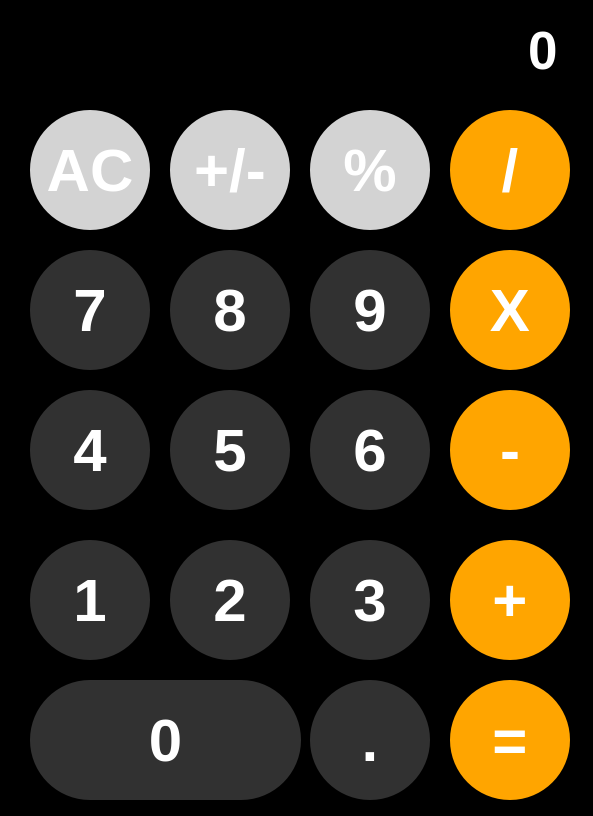
<?xml version="1.0" encoding="UTF-8"?>
<ui version="4.0">
 <class>MainWindow</class>
 <widget class="QMainWindow" name="MainWindow">
  <property name="geometry">
   <rect>
    <x>0</x>
    <y>0</y>
    <width>593</width>
    <height>816</height>
   </rect>
  </property>
  <property name="windowTitle">
   <string>MainWindow</string>
  </property>
  <property name="styleSheet">
   <string notr="true">background-color: rgb(0, 0, 0);</string>
  </property>
  <widget class="QWidget" name="centralwidget">
   <widget class="QPushButton" name="pushButton_7">
    <property name="geometry">
     <rect>
      <x>30</x>
      <y>250</y>
      <width>120</width>
      <height>120</height>
     </rect>
    </property>
    <property name="font">
     <font>
      <pointsize>45</pointsize>
      <bold>true</bold>
     </font>
    </property>
    <property name="styleSheet">
     <string notr="true">QPushButton
{
border: none;
border-radius: 60px;
background-color: rgb(49,49,49);
color: rgb(255,255,255);
min-width: 100px;
min-height: 100px;
max-width: 120px;
max-height: 120px;
padding: 0px;
}</string>
    </property>
    <property name="text">
     <string>7</string>
    </property>
   </widget>
   <widget class="QPushButton" name="pushButton_4">
    <property name="geometry">
     <rect>
      <x>30</x>
      <y>390</y>
      <width>120</width>
      <height>120</height>
     </rect>
    </property>
    <property name="font">
     <font>
      <pointsize>45</pointsize>
      <bold>true</bold>
     </font>
    </property>
    <property name="styleSheet">
     <string notr="true">QPushButton
{
border: none;
border-radius: 60px;
background-color: rgb(49,49,49);
color: rgb(255,255,255);
min-width: 100px;
min-height: 100px;
max-width: 120px;
max-height: 120px;
padding: 0px;
}</string>
    </property>
    <property name="text">
     <string>4</string>
    </property>
   </widget>
   <widget class="QPushButton" name="pushButton_1">
    <property name="geometry">
     <rect>
      <x>30</x>
      <y>540</y>
      <width>120</width>
      <height>120</height>
     </rect>
    </property>
    <property name="font">
     <font>
      <pointsize>45</pointsize>
      <bold>true</bold>
     </font>
    </property>
    <property name="styleSheet">
     <string notr="true">QPushButton
{
border: none;
border-radius: 60px;
background-color: rgb(49,49,49);
color: rgb(255,255,255);
min-width: 100px;
min-height: 100px;
max-width: 120px;
max-height: 120px;
padding: 0px;
}</string>
    </property>
    <property name="text">
     <string>1</string>
    </property>
   </widget>
   <widget class="QPushButton" name="pushButton_2">
    <property name="geometry">
     <rect>
      <x>170</x>
      <y>540</y>
      <width>120</width>
      <height>120</height>
     </rect>
    </property>
    <property name="font">
     <font>
      <pointsize>45</pointsize>
      <bold>true</bold>
     </font>
    </property>
    <property name="styleSheet">
     <string notr="true">QPushButton
{
border: none;
border-radius: 60px;
background-color: rgb(49,49,49);
color: rgb(255,255,255);
min-width: 100px;
min-height: 100px;
max-width: 120px;
max-height: 120px;
padding: 0px;
}</string>
    </property>
    <property name="text">
     <string>2</string>
    </property>
   </widget>
   <widget class="QPushButton" name="pushButton_5">
    <property name="geometry">
     <rect>
      <x>170</x>
      <y>390</y>
      <width>120</width>
      <height>120</height>
     </rect>
    </property>
    <property name="font">
     <font>
      <pointsize>45</pointsize>
      <bold>true</bold>
     </font>
    </property>
    <property name="styleSheet">
     <string notr="true">QPushButton
{
border: none;
border-radius: 60px;
background-color: rgb(49,49,49);
color: rgb(255,255,255);
min-width: 100px;
min-height: 100px;
max-width: 120px;
max-height: 120px;
padding: 0px;
}</string>
    </property>
    <property name="text">
     <string>5</string>
    </property>
   </widget>
   <widget class="QPushButton" name="pushButton_8">
    <property name="geometry">
     <rect>
      <x>170</x>
      <y>250</y>
      <width>120</width>
      <height>120</height>
     </rect>
    </property>
    <property name="font">
     <font>
      <pointsize>45</pointsize>
      <bold>true</bold>
     </font>
    </property>
    <property name="styleSheet">
     <string notr="true">QPushButton
{
border: none;
border-radius: 60px;
background-color: rgb(49,49,49);
color: rgb(255,255,255);
min-width: 100px;
min-height: 100px;
max-width: 120px;
max-height: 120px;
padding: 0px;
}</string>
    </property>
    <property name="text">
     <string>8</string>
    </property>
   </widget>
   <widget class="QPushButton" name="pushButton_3">
    <property name="geometry">
     <rect>
      <x>310</x>
      <y>540</y>
      <width>120</width>
      <height>120</height>
     </rect>
    </property>
    <property name="font">
     <font>
      <pointsize>45</pointsize>
      <bold>true</bold>
     </font>
    </property>
    <property name="styleSheet">
     <string notr="true">QPushButton
{
border: none;
border-radius: 60px;
background-color: rgb(49,49,49);
color: rgb(255,255,255);
min-width: 100px;
min-height: 100px;
max-width: 120px;
max-height: 120px;
padding: 0px;
}</string>
    </property>
    <property name="text">
     <string>3</string>
    </property>
   </widget>
   <widget class="QPushButton" name="pushButton_6">
    <property name="geometry">
     <rect>
      <x>310</x>
      <y>390</y>
      <width>120</width>
      <height>120</height>
     </rect>
    </property>
    <property name="font">
     <font>
      <pointsize>45</pointsize>
      <bold>true</bold>
     </font>
    </property>
    <property name="styleSheet">
     <string notr="true">QPushButton
{
border: none;
border-radius: 60px;
background-color: rgb(49,49,49);
color: rgb(255,255,255);
min-width: 100px;
min-height: 100px;
max-width: 120px;
max-height: 120px;
padding: 0px;
}</string>
    </property>
    <property name="text">
     <string>6</string>
    </property>
   </widget>
   <widget class="QPushButton" name="pushButton_9">
    <property name="geometry">
     <rect>
      <x>310</x>
      <y>250</y>
      <width>120</width>
      <height>120</height>
     </rect>
    </property>
    <property name="font">
     <font>
      <pointsize>45</pointsize>
      <bold>true</bold>
     </font>
    </property>
    <property name="styleSheet">
     <string notr="true">QPushButton
{
border: none;
border-radius: 60px;
background-color: rgb(49,49,49);
color: rgb(255,255,255);
min-width: 100px;
min-height: 100px;
max-width: 120px;
max-height: 120px;
padding: 0px;
}</string>
    </property>
    <property name="text">
     <string>9</string>
    </property>
   </widget>
   <widget class="QPushButton" name="pushButton_multiply">
    <property name="geometry">
     <rect>
      <x>450</x>
      <y>250</y>
      <width>120</width>
      <height>120</height>
     </rect>
    </property>
    <property name="font">
     <font>
      <pointsize>45</pointsize>
      <bold>true</bold>
     </font>
    </property>
    <property name="styleSheet">
     <string notr="true">QPushButton
{
border: none;
border-radius: 60px;
background-color: rgb(255,165,0);
color: rgb(255,255,255);
min-width: 100px;
min-height: 100px;
max-width: 120px;
max-height: 120px;
padding: 0px;
}</string>
    </property>
    <property name="text">
     <string>X</string>
    </property>
   </widget>
   <widget class="QPushButton" name="pushButton_sum">
    <property name="geometry">
     <rect>
      <x>450</x>
      <y>540</y>
      <width>120</width>
      <height>120</height>
     </rect>
    </property>
    <property name="font">
     <font>
      <pointsize>45</pointsize>
      <bold>true</bold>
     </font>
    </property>
    <property name="styleSheet">
     <string notr="true">QPushButton
{
border: none;
border-radius: 60px;
background-color: rgb(255,165,0);
color: rgb(255,255,255);
min-width: 100px;
min-height: 100px;
max-width: 120px;
max-height: 120px;
padding: 0px;
}</string>
    </property>
    <property name="text">
     <string>+</string>
    </property>
   </widget>
   <widget class="QPushButton" name="pushButton_sub">
    <property name="geometry">
     <rect>
      <x>450</x>
      <y>390</y>
      <width>120</width>
      <height>120</height>
     </rect>
    </property>
    <property name="font">
     <font>
      <pointsize>45</pointsize>
      <bold>true</bold>
     </font>
    </property>
    <property name="styleSheet">
     <string notr="true">QPushButton
{
border: none;
border-radius: 60px;
background-color: rgb(255,165,0);
color: rgb(255,255,255);
min-width: 100px;
min-height: 100px;
max-width: 120px;
max-height: 120px;
padding: 0px;
}</string>
    </property>
    <property name="text">
     <string>-</string>
    </property>
   </widget>
   <widget class="QPushButton" name="pushButton_dot">
    <property name="geometry">
     <rect>
      <x>310</x>
      <y>680</y>
      <width>120</width>
      <height>120</height>
     </rect>
    </property>
    <property name="font">
     <font>
      <pointsize>45</pointsize>
      <bold>true</bold>
     </font>
    </property>
    <property name="styleSheet">
     <string notr="true">QPushButton
{
border: none;
border-radius: 60px;
background-color: rgb(49,49,49);
color: rgb(255,255,255);
min-width: 100px;
min-height: 100px;
max-width: 120px;
max-height: 120px;
padding: 0px;
}</string>
    </property>
    <property name="text">
     <string>.</string>
    </property>
   </widget>
   <widget class="QPushButton" name="pushButton_equals">
    <property name="geometry">
     <rect>
      <x>450</x>
      <y>680</y>
      <width>120</width>
      <height>120</height>
     </rect>
    </property>
    <property name="font">
     <font>
      <pointsize>45</pointsize>
      <bold>true</bold>
     </font>
    </property>
    <property name="styleSheet">
     <string notr="true">QPushButton
{
border: none;
border-radius: 60px;
background-color: rgb(255,165,0);
color: rgb(255,255,255);
min-width: 100px;
min-height: 100px;
max-width: 120px;
max-height: 120px;
padding: 0px;
}</string>
    </property>
    <property name="text">
     <string>=</string>
    </property>
   </widget>
   <widget class="QPushButton" name="pushButton_0">
    <property name="geometry">
     <rect>
      <x>30</x>
      <y>680</y>
      <width>271</width>
      <height>120</height>
     </rect>
    </property>
    <property name="font">
     <font>
      <pointsize>45</pointsize>
      <bold>true</bold>
     </font>
    </property>
    <property name="styleSheet">
     <string notr="true">QPushButton
{
border: none;
border-radius: 60px;
background-color: rgb(49,49,49);
color: rgb(255,255,255);
min-width: 100px;
min-height: 100px;
max-width: 600px;
max-height: 120px;
padding: 0px;
}</string>
    </property>
    <property name="text">
     <string>0</string>
    </property>
   </widget>
   <widget class="QPushButton" name="pushButton_percent">
    <property name="geometry">
     <rect>
      <x>310</x>
      <y>110</y>
      <width>120</width>
      <height>120</height>
     </rect>
    </property>
    <property name="font">
     <font>
      <pointsize>45</pointsize>
      <bold>true</bold>
     </font>
    </property>
    <property name="styleSheet">
     <string notr="true">QPushButton
{
border: none;
border-radius: 60px;
background-color: rgb(211,211,211);
color: rgb(255,255,255);
min-width: 100px;
min-height: 100px;
max-width: 120px;
max-height: 120px;
padding: 0px;
}</string>
    </property>
    <property name="text">
     <string>%</string>
    </property>
   </widget>
   <widget class="QPushButton" name="pushButton_moreorless">
    <property name="geometry">
     <rect>
      <x>170</x>
      <y>110</y>
      <width>120</width>
      <height>120</height>
     </rect>
    </property>
    <property name="font">
     <font>
      <pointsize>45</pointsize>
      <bold>true</bold>
     </font>
    </property>
    <property name="styleSheet">
     <string notr="true">QPushButton
{
border: none;
border-radius: 60px;
background-color: rgb(211,211,211);
color: rgb(255,255,255);
min-width: 100px;
min-height: 100px;
max-width: 120px;
max-height: 120px;
padding: 0px;
}</string>
    </property>
    <property name="text">
     <string>+/-</string>
    </property>
   </widget>
   <widget class="QPushButton" name="pushButton_divide">
    <property name="geometry">
     <rect>
      <x>450</x>
      <y>110</y>
      <width>120</width>
      <height>120</height>
     </rect>
    </property>
    <property name="font">
     <font>
      <pointsize>45</pointsize>
      <bold>true</bold>
     </font>
    </property>
    <property name="styleSheet">
     <string notr="true">QPushButton
{
border: none;
border-radius: 60px;
background-color: rgb(255,165,0);
color: rgb(255,255,255);
min-width: 100px;
min-height: 100px;
max-width: 120px;
max-height: 120px;
padding: 0px;
}</string>
    </property>
    <property name="text">
     <string>/</string>
    </property>
   </widget>
   <widget class="QPushButton" name="pushButton_ac">
    <property name="geometry">
     <rect>
      <x>30</x>
      <y>110</y>
      <width>120</width>
      <height>120</height>
     </rect>
    </property>
    <property name="font">
     <font>
      <pointsize>45</pointsize>
      <bold>true</bold>
     </font>
    </property>
    <property name="styleSheet">
     <string notr="true">QPushButton
{
border: none;
border-radius: 60px;
background-color: rgb(211,211,211);
color: rgb(255,255,255);
min-width: 60px;
min-height: 60px;
max-width: 120px;
max-height: 120px;
padding: 0px;
}</string>
    </property>
    <property name="text">
     <string>AC</string>
    </property>
   </widget>
   <widget class="QLineEdit" name="lineEdit">
    <property name="geometry">
     <rect>
      <x>30</x>
      <y>20</y>
      <width>531</width>
      <height>61</height>
     </rect>
    </property>
    <property name="font">
     <font>
      <pointsize>40</pointsize>
      <bold>true</bold>
     </font>
    </property>
    <property name="styleSheet">
     <string notr="true">QLineEdit
{
border: none;
color: rgb(255,255,255);
}</string>
    </property>
    <property name="text">
     <string>0</string>
    </property>
    <property name="alignment">
     <set>Qt::AlignRight|Qt::AlignTrailing|Qt::AlignVCenter</set>
    </property>
   </widget>
  </widget>
 </widget>
 <resources/>
 <connections/>
</ui>
